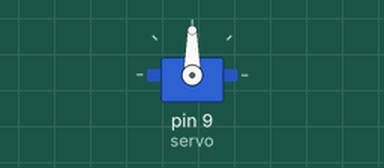
This sketch was run on a simulated Arduino Uno, built with avr-gcc and run on an emulated ATmega328P. On the bench: servo.

Above: at 0.05 s.
At 5.25 s:
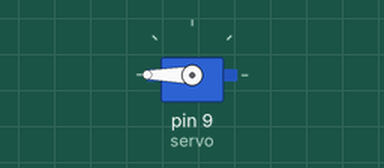
At 10.5 s:
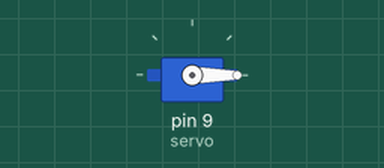
Timing chart, 0 to 13.7 s (numbered marks = the images above):
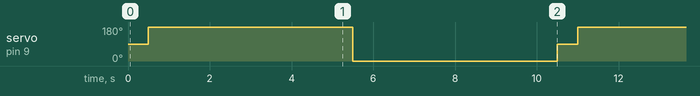

Measured:
- by itself, servo on pin 9 (servo): repeats every 10.5 s: 0° 5.0 s, 90° 0.50 s, 180° 5.0 s

The sketch:

sketch_apr04a.ino
```cpp
#include <Servo.h>

Servo servo;


void setup() {
  // put your setup code here, to run once:
  servo.attach(9);

}

void loop() {
  // put your main code here, to run repeatedly:
  servo.write(90);
  delay(500);
  servo.write(180);
  delay(5000);
  servo.write(0);
  delay(5000);

}
```
